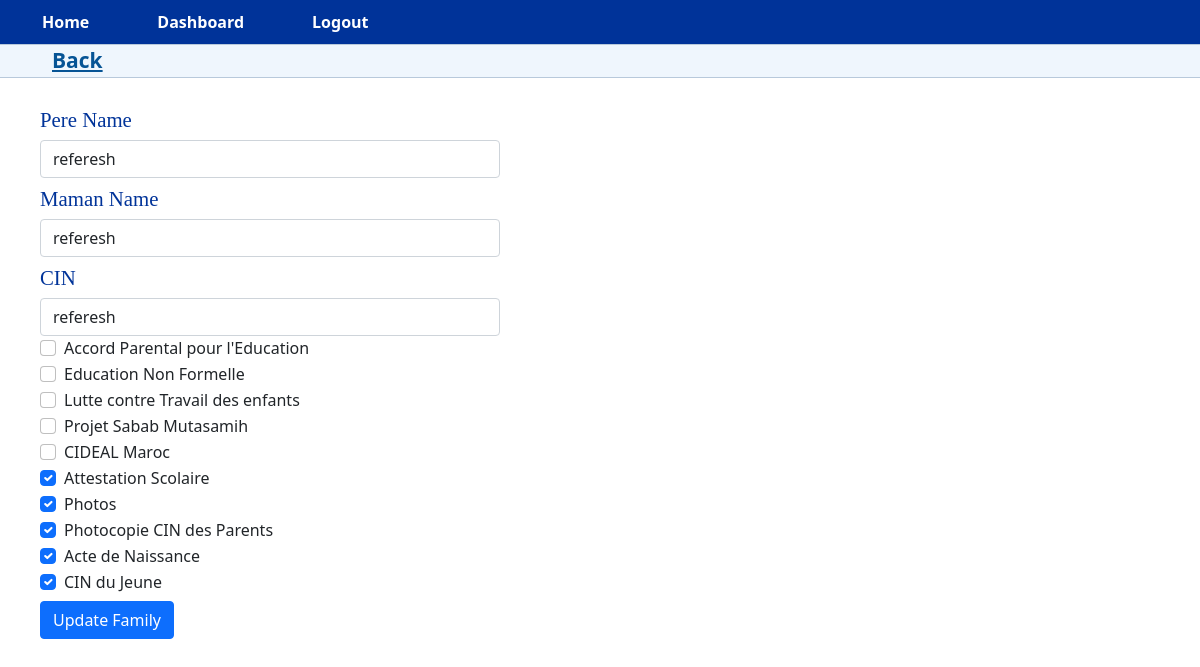
Screenshot of /edit_family/35 (signed in) with the database file from the repository.
### app.py (models this page shows)
class Family(db.Model, UserMixin):
    id = db.Column(db.Integer, primary_key=True)
    pere_name = db.Column(db.String(100), nullable=False)
    maman_name = db.Column(db.String(100), nullable=False)
    cin = db.Column(db.String(20), nullable=True)
    Accord_P_Education_parental = db.Column(db.Boolean, default=False, nullable=True)
    Education_Non_Formelle = db.Column(db.Boolean, default=False, nullable=True)
    lutte_contre_Travail_des_enfants = db.Column(db.Boolean, default=False, nullable=True)
    Projet_Sabab_Mutasamih = db.Column(db.Boolean, default=False, nullable=True)
    CIDEAL_Maroc = db.Column(db.Boolean, default=False, nullable=True)
    Attestation_scolaire = db.Column(db.Boolean, default=False, nullable=True)
    Photos = db.Column(db.Boolean, default=False, nullable=True)
    photocopie_CIN_parents = db.Column(db.Boolean, default=False, nullable=True)
    Acte_de_naissance = db.Column(db.Boolean, default=False, nullable=True)
    CIN_du_jeune = db.Column(db.Boolean, default=False, nullable=True)
    children_id = db.Column(db.Integer, db.ForeignKey('children.id'))
    children = db.relationship('Children', backref='family')

### app.py (the view)
@app.route('/edit_family/<int:child_id>', methods=['GET', 'POST'])
@manager_role_required
@login_required
def edit_family(child_id):
    child = Children.query.get(child_id)
    if child is None:
        flash('Child not found.', 'danger')
        return redirect(url_for('view_family', child_id=child_id))
    family = child.family[0]
    if family is None:
        flash('Family not found.', 'danger')
        return redirect(url_for('view_family', child_id=child_id))
    form = FamilyForm(obj=family)
    if form.validate_on_submit():
        form.populate_obj(family)
        db.session.commit()
        flash('Family updated successfully.', 'success')
        return redirect(url_for('view_family', child_id=child_id))
    else:
        form.pere_name.data = family.pere_name
        form.maman_name.data = family.maman_name
        form.cin.data = family.cin
        form.Accord_P_Education_parental.data = family.Accord_P_Education_parental
        form.Education_Non_Formelle.data = family.Education_Non_Formelle
        form.lutte_contre_Travail_des_enfants.data = family.lutte_contre_Travail_des_enfants
        form.Projet_Sabab_Mutasamih.data = family.Projet_Sabab_Mutasamih
        form.CIDEAL_Maroc.data = family.CIDEAL_Maroc
        form.Attestation_scolaire.data = family.Attestation_scolaire
        form.Photos.data = family.Photos
        form.photocopie_CIN_parents.data = family.photocopie_CIN_parents
        form.Acte_de_naissance.data = family.Acte_de_naissance
        form.CIN_du_jeune.data = family.CIN_du_jeune
    return render_template('edit_family.html', form=form, family=family, child_id=child_id)

### app.py
class FamilyForm(FlaskForm):
    pere_name = StringField('Pere Name', validators=[DataRequired(), Length(min=2, max=100)])
    maman_name = StringField('Maman Name', validators=[DataRequired(), Length(min=2, max=100)])
    cin = StringField('CIN', validators=[Length(max=20)])
    Accord_P_Education_parental = BooleanField('Accord Parental pour l\'Education')
    Education_Non_Formelle = BooleanField('Education Non Formelle')
    lutte_contre_Travail_des_enfants = BooleanField('Lutte contre Travail des enfants')
    Projet_Sabab_Mutasamih = BooleanField('Projet Sabab Mutasamih')
    CIDEAL_Maroc = BooleanField('CIDEAL Maroc')
    Attestation_scolaire = BooleanField('Attestation Scolaire')
    Photos = BooleanField('Photos')
    photocopie_CIN_parents = BooleanField('Photocopie CIN des Parents')
    Acte_de_naissance = BooleanField('Acte de Naissance')
    CIN_du_jeune = BooleanField('CIN du Jeune')
    submit = SubmitField('Save')

### app.py (called while the page is built)
@login_manager.user_loader
def load_user(id):
    with app.app_context():
        return User.query.get(int(id))

def manager_role_required(func):
    @wraps(func)
    @login_required
    def decorated_view(*args, **kwargs):
        if 'manager' not in [r.name for r in current_user.roles]:
            return app.login_manager.unauthorized()
        return func(*args, **kwargs)
    return decorated_view

### templates/edit_family.html (shortened to what this page needs)
{% extends 'base.html' %}
{% block page_content %}
<div class="row mb-3">
  <div class="sidenav">
    <li class="nav-item"><a href="{{ url_for('view_family', child_id=child_id) }}"> Back </a></li>
  </div>
</div>
<form method="POST" class="custom-form">
  <div class="form-group">
    <label for="{{ form.pere_name.id }}" class="label-edit">{{ form.pere_name.label }}</label>
    {{ form.pere_name(class_="form-control") }}
  </div>
  <div class="form-group">
    <label for="{{ form.maman_name.id }}" class="label-edit">{{ form.maman_name.label }}</label>
    {{ form.maman_name(class_="form-control") }}
  </div>
  <div class="form-group">
    <label for="{{ form.cin.id }}" class="label-edit">{{ form.cin.label }}</label>
    {{ form.cin(class_="form-control") }}
  </div>
  <div class="form-group">
    <div class="form-check form-check-inline">
      {{ form.Accord_P_Education_parental(class_="form-check-input", checked=form.Accord_P_Education_parental.data) }}
      <label for="{{ form.Accord_P_Education_parental.id }}" class="form-check-label">{{ form.Accord_P_Education_parental.label }}</label>
    </div>
  </div>
  <div class="form-group">
    <div class="form-check form-check-inline">
      {{ form.Education_Non_Formelle(class_="form-check-input", checked=form.Education_Non_Formelle.data) }}
      <label for="{{ form.Education_Non_Formelle.id }}" class="form-check-label">{{ form.Education_Non_Formelle.label }}</label>
    </div>
  </div>
  <div class="form-group">
    <div class="form-check form-check-inline">
      {{ form.lutte_contre_Travail_des_enfants(class_="form-check-input", checked=form.lutte_contre_Travail_des_enfants.data) }}
      <label for="{{ form.lutte_contre_Travail_des_enfants.id }}" class="form-check-label">{{ form.lutte_contre_Travail_des_enfants.label }}</label>
    </div>
  </div>
  <div class="form-group">
    <div class="form-check form-check-inline">
      {{ form.Projet_Sabab_Mutasamih(class_="form-check-input", checked=form.Projet_Sabab_Mutasamih.data) }}
      <label for="{{ form.Projet_Sabab_Mutasamih.id }}" class="form-check-label">{{ form.Projet_Sabab_Mutasamih.label }}</label>
    </div>
  </div>
  <div class="form-group">
    <div class="form-check form-check-inline">
      {{ form.CIDEAL_Maroc(class_="form-check-input", checked=form.CIDEAL_Maroc.data) }}
      <label for="{{ form.CIDEAL_Maroc.id }}" class="form-check-label">{{ form.CIDEAL_Maroc.label }}</label>
    </div>
      </div>
      <div class="form-group">
        <div class="form-check form-check-inline">
          {{ form.Attestation_scolaire(class_="form-check-input", checked=form.Attestation_scolaire.data) }}
          <label for="{{ form.Attestation_scolaire.id }}" class="form-check-label">{{ form.Attestation_scolaire.label }}</label>
        </div>
      </div>
      <div class="form-group">
        <div class="form-check form-check-inline">
          {{ form.Photos(class_="form-check-input", checked=form.Photos.data) }}
          <label for="{{ form.Photos.id }}" class="form-check-label">{{ form.Photos.label }}</label>
        </div>
      </div>
      <div class="form-group">
        <div class="form-check form-check-inline">
          {{ form.photocopie_CIN_parents(class_="form-check-input", checked=form.photocopie_CIN_parents.data) }}
          <label for="{{ form.photocopie_CIN_parents.id }}" class="form-check-label">{{ form.photocopie_CIN_parents.label }}</label>
        </div>
      </div>
      <div class="form-group">
        <div class="form-check form-check-inline">
          {{ form.Acte_de_naissance(class_="form-check-input", checked=form.Acte_de_naissance.data) }}
          <label for="{{ form.Acte_de_naissance.id }}" class="form-check-label">{{ form.Acte_de_naissance.label }}</label>
        </div>
      </div>
      <div class="form-group">
        <div class="form-check form-check-inline">
          {{ form.CIN_du_jeune(class_="form-check-input", checked=form.CIN_du_jeune.data) }}
          <label for="{{ form.CIN_du_jeune.id }}" class="form-check-label">{{ form.CIN_du_jeune.label }}</label>
        </div>
      </div>
    <button type="submit" class="btn btn-primary">Update Family</button>
    </form>
    {% endblock %}

### static/css/styles.css (style rules this page uses)
li { margin: 0 1rem; }
.row { margin-right: 15px; margin-left: 15px; }
.sidenav { border: 1px solid #b8c9db; background-color: #eff6fd; margin: 5px 0 5px 0; padding: 0; }
.nav-item { display: inline-block; padding: 0 15px 0 7px; position: relative; }
.nav-item a { color: #065495; font-size: 21px; font-weight: bold; padding-left: 28px; }
a { text-decoration: none; color: #ffffff; padding: 0.5rem 1rem; border-radius: 0.5rem; transition: background-color 0.3s ease; }
.custom-form { max-width: 500px; padding-left: 40px; }
.label-edit { color: #003399; padding-bottom: 5px; font-size: 1.3rem; font-family: 'Times New Roman', Times, serif; padding-top: 5px; }
.btn-primary { color: #fff; background-color: #0d6efd; border-color: #0d6efd; padding-top: 5px; margin-top: 5px; margin-bottom: 5px; }

### rows the page displays
Family: pere_name "referesh", maman_name "referesh", cin "referesh", Attestation_scolaire "☑", Photos "☑", photocopie_CIN_parents "☑", Acte_de_naissance "☑", CIN_du_jeune "☑"
